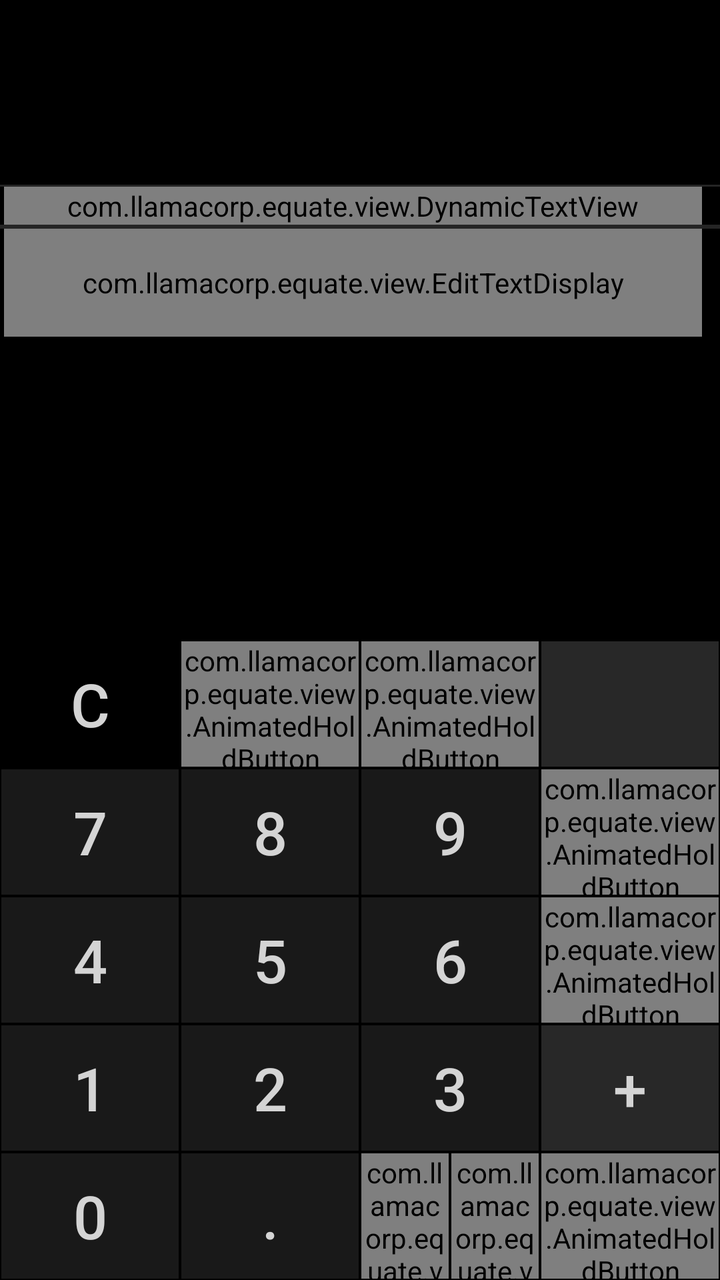
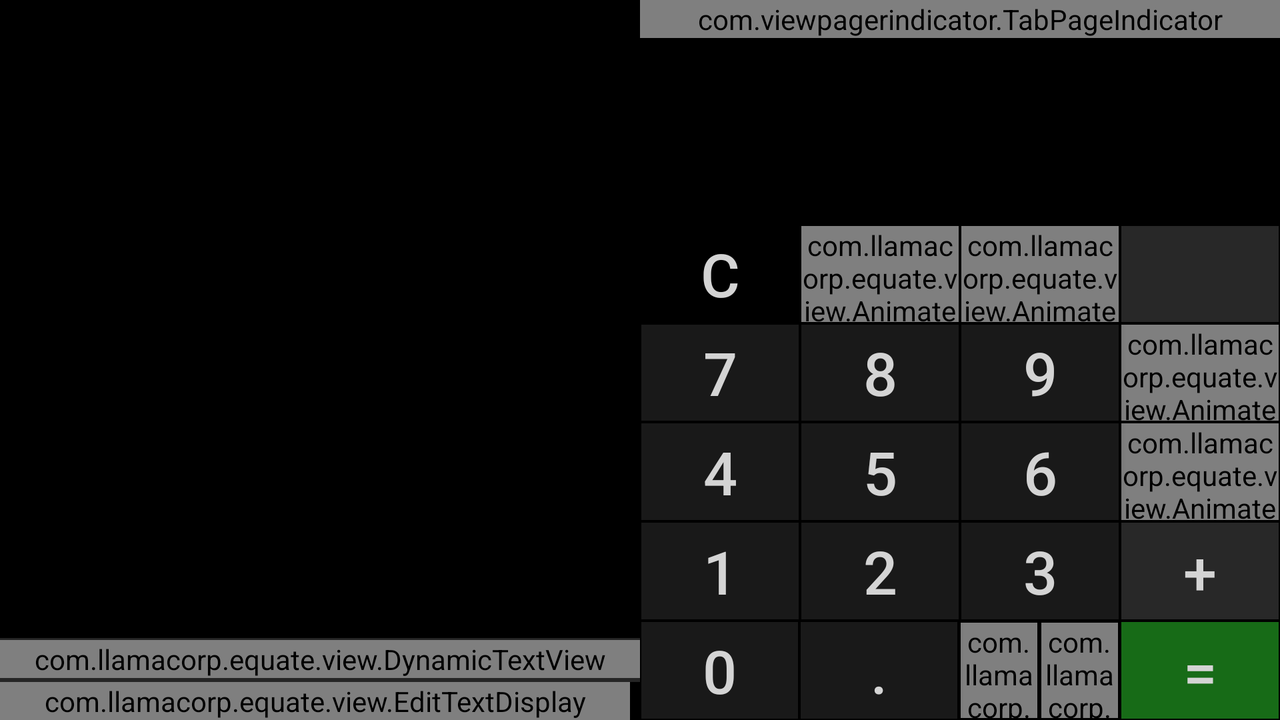

The same Android screen from two of the app's own layout files: first res/layout/ as a phone draws it, then the repository's variant for another configuration, drawn on a device whose configuration selects that folder. Both files follow.
<!-- AndroidManifest.xml: activity theme Theme.PageIndicatorDefaults -->
<!-- res/layout/activity_calc.xml -->
<LinearLayout xmlns:android="http://schemas.android.com/apk/res/android"
    android:layout_width="match_parent"
    android:layout_height="match_parent"
    android:background="@color/app_background"
    android:gravity="bottom"
    android:orientation="vertical">

    <LinearLayout
        android:layout_width="match_parent"
        android:layout_height="0dp"
        android:layout_weight="1"
        android:background="@color/app_background"
        android:gravity="bottom"
        android:orientation="vertical">

        <LinearLayout
            android:layout_width="match_parent"
            android:layout_height="0dp"
            android:layout_weight="2"
            android:background="@color/app_background"
            android:gravity="bottom"
            android:orientation="vertical">

            <FrameLayout
                android:id="@+id/resultListFragmentContainer"
                android:layout_width="match_parent"
                android:layout_height="0dp"
                android:layout_weight="2" />

            <LinearLayout
                android:id="@+id/resultPreviewContainer"
                android:layout_width="match_parent"
                android:layout_height="wrap_content"
                android:orientation="vertical">

                <View
                    android:id="@+id/prev_curr_exp_divider"
                    android:layout_width="match_parent"
                    android:layout_height="1dp"
                    android:background="@color/prev_curr_exp_divider" />

                <com.llamacorp.equate.view.DynamicTextView xmlns:customNS="http://schemas.android.com/apk/res/com.llamacorp.equate"
                    android:id="@+id/resultPreview"
                    style="@style/ResultPreview"
                    android:layout_width="match_parent"
                    android:layout_height="wrap_content"
                    android:layout_gravity="end"
                    android:layout_marginStart="@dimen/ResultPaddingLeft"
                    android:layout_marginLeft="@dimen/ResultPaddingLeft"
                    android:layout_marginEnd="@dimen/ResultPadding"
                    android:layout_marginRight="@dimen/ResultPadding"
                    android:gravity="end"
                    android:paddingLeft="@dimen/ResultPrevPadding"
                    android:paddingRight="@dimen/ResultPrevPadding"
                    android:scrollHorizontally="true"
                    customNS:minimumTextSize="15sp"></com.llamacorp.equate.view.DynamicTextView>
            </LinearLayout>

            <View
                android:id="@+id/prev_curr_exp_divider2"
                android:layout_width="match_parent"
                android:layout_height="2dp"
                android:background="@color/prev_curr_exp_divider" />

            <com.llamacorp.equate.view.EditTextDisplay xmlns:customNS="http://schemas.android.com/apk/res/com.llamacorp.equate"
                android:id="@+id/textDisplay"
                android:layout_width="match_parent"
                android:layout_height="54sp"
                android:layout_marginStart="@dimen/ResultPaddingLeft"
                android:layout_marginLeft="@dimen/ResultPaddingLeft"
                android:layout_marginEnd="@dimen/ResultPadding"
                android:layout_marginRight="@dimen/ResultPadding"
                android:background="@color/app_background"
                android:gravity="end|bottom"
                android:inputType="textNoSuggestions"
                android:textSize="40sp"
                customNS:minimumTextSize="25sp" />
        </LinearLayout>

        <LinearLayout
            android:id="@+id/unit_container"
            android:layout_width="match_parent"
            android:layout_height="0dp"
            android:layout_weight="1.8"
            android:background="@color/app_background"
            android:gravity="bottom"
            android:orientation="vertical">

            <com.viewpagerindicator.TabPageIndicator
                android:id="@+id/unit_type_titles"
                android:layout_width="fill_parent"
                android:layout_height="wrap_content"
                android:visibility="gone" />

            <androidx.viewpager.widget.ViewPager xmlns:android="http://schemas.android.com/apk/res/android"
                android:id="@+id/unit_pager"
                android:layout_width="match_parent"
                android:layout_height="fill_parent" />
        </LinearLayout>
    </LinearLayout>

    <LinearLayout
        android:layout_width="match_parent"
        android:layout_height="0dp"
        android:layout_weight="1"
        android:background="@color/app_background"
        android:orientation="vertical">

        <LinearLayout
            android:layout_width="match_parent"
            android:layout_height="0dp"
            android:layout_weight="1"
            android:background="@color/app_background">

            <Button
                android:id="@+id/clear_button"
                style="@style/CalcButton.Clear"
                android:text="@string/clear_button" />

            <com.llamacorp.equate.view.AnimatedHoldButton xmlns:customNS="http://schemas.android.com/apk/res/com.llamacorp.equate"
                android:id="@+id/percent_button"
                style="@style/CalcButton.Operator"
                customNS:primary_text="@string/percent_button"
                customNS:secondary_text="@string/ee_button"
                customNS:secondary_text_font_size_percentage="50" />

            <com.llamacorp.equate.view.AnimatedHoldButton xmlns:customNS="http://schemas.android.com/apk/res/com.llamacorp.equate"
                android:id="@+id/divide_button"
                style="@style/CalcButton.Operator"
                customNS:primary_text="@string/divide_button"
                customNS:secondary_text="@string/invert_button"
                customNS:secondary_text_font_size_percentage="50" />

            <ImageButton
                android:id="@+id/backspace_button"
                style="@style/CalcButton.Operator"
                android:adjustViewBounds="false"
                android:src="@drawable/ic_action_backspace" />
        </LinearLayout>

        <LinearLayout
            android:layout_width="match_parent"
            android:layout_height="0dp"
            android:layout_weight="1"
            android:background="@color/app_background">

            <Button
                android:id="@+id/seven_button"
                style="@style/CalcButton.Numb"
                android:text="@string/seven_button" />

            <Button
                android:id="@+id/eight_button"
                style="@style/CalcButton.Numb"
                android:text="@string/eight_button" />

            <Button
                android:id="@+id/nine_button"
                style="@style/CalcButton.Numb"
                android:text="@string/nine_button" />

            <com.llamacorp.equate.view.AnimatedHoldButton xmlns:customNS="http://schemas.android.com/apk/res/com.llamacorp.equate"
                android:id="@+id/multiply_button"
                style="@style/CalcButton.Operator"
                customNS:primary_text="@string/multiply_button"
                customNS:secondary_text="@string/power_button" />
        </LinearLayout>

        <LinearLayout
            android:layout_width="match_parent"
            android:layout_height="0dp"
            android:layout_weight="1"
            android:background="@color/app_background">

            <Button
                android:id="@+id/four_button"
                style="@style/CalcButton.Numb"
                android:text="@string/four_button" />

            <Button
                android:id="@+id/five_button"
                style="@style/CalcButton.Numb"
                android:text="@string/five_button" />

            <Button
                android:id="@+id/six_button"
                style="@style/CalcButton.Numb"
                android:text="@string/six_button" />

            <com.llamacorp.equate.view.AnimatedHoldButton xmlns:customNS="http://schemas.android.com/apk/res/com.llamacorp.equate"
                android:id="@+id/minus_button"
                style="@style/CalcButton.Operator"
                customNS:primary_text="@string/minus_button"
                customNS:secondary_text="@string/negate_button" />
        </LinearLayout>

        <LinearLayout
            android:layout_width="match_parent"
            android:layout_height="0dp"
            android:layout_weight="1"
            android:background="@color/app_background">

            <Button
                android:id="@+id/one_button"
                style="@style/CalcButton.Numb"
                android:text="@string/one_button" />

            <Button
                android:id="@+id/two_button"
                style="@style/CalcButton.Numb"
                android:text="@string/two_button" />

            <Button
                android:id="@+id/three_button"
                style="@style/CalcButton.Numb"
                android:text="@string/three_button" />

            <Button
                android:id="@+id/plus_button"
                style="@style/CalcButton.Operator"
                android:text="@string/plus_button" />
        </LinearLayout>

        <LinearLayout
            android:layout_width="match_parent"
            android:layout_height="0dp"
            android:layout_weight="1"
            android:background="@color/app_background">

            <Button
                android:id="@+id/zero_button"
                style="@style/CalcButton.Numb"
                android:text="@string/zero_button" />

            <Button
                android:id="@+id/decimal_button"
                style="@style/CalcButton.Numb"
                android:text="@string/decimal_button" />

            <LinearLayout
                android:layout_width="0dp"
                android:layout_height="match_parent"
                android:layout_margin="@dimen/CalcButtonMargin"
                android:layout_weight="1"
                android:background="@color/app_background">

                <com.llamacorp.equate.view.AnimatedHoldButton xmlns:customNS="http://schemas.android.com/apk/res/com.llamacorp.equate"
                    android:id="@+id/open_para_button"
                    style="@style/SmallOperator"
                    android:layout_marginRight="@dimen/CalcButtonMargin"
                    customNS:primary_text="@string/open_para_button"
                    customNS:secondary_text="@string/open_para_long_button"
                    customNS:secondary_text_font_size_percentage="45" />


                <com.llamacorp.equate.view.AnimatedHoldButton xmlns:customNS="http://schemas.android.com/apk/res/com.llamacorp.equate"
                    android:id="@+id/close_para_button"
                    style="@style/SmallOperator"
                    android:layout_marginLeft="@dimen/CalcButtonMargin"
                    customNS:primary_text="@string/close_para_button"
                    customNS:secondary_text="@string/close_para_long_button"
                    customNS:secondary_text_font_size_percentage="45" />

            </LinearLayout>

            <com.llamacorp.equate.view.AnimatedHoldButton xmlns:customNS="http://schemas.android.com/apk/res/com.llamacorp.equate"
                android:id="@+id/equals_button"
                style="@style/CalcButton.Equals"
                customNS:pressed_color="@color/equal_button_pressed"
                customNS:primary_text="@string/equals_button"
                customNS:secondary_text="@string/equals_secondary_text"
                customNS:secondary_text_color="@color/equals_secondary_text_color_normal" />
        </LinearLayout>
    </LinearLayout>

</LinearLayout>
<!-- resources referenced by this layout -->
<resources>
  <color name="app_background">#000000</color>
  <color name="equal_button_pressed">#ff7cc97c</color>
  <color name="equals_secondary_text_color_normal">#ff969696</color>
  <color name="prev_curr_exp_divider">#252525</color>
  <dimen name="CalcButtonMargin">0.5dp</dimen>
  <dimen name="ResultPadding">9dp</dimen>
  <dimen name="ResultPaddingLeft">2dp</dimen>
  <dimen name="ResultPrevPadding">2dp</dimen>
  <string name="clear_button">C</string>
  <string name="close_para_button">)</string>
  <string name="close_para_long_button">(…</string>
  <string name="decimal_button">.</string>
  <string name="divide_button">÷</string>
  <string name="ee_button">EE</string>
  <string name="eight_button">8</string>
  <string name="equals_button">=</string>
  <string name="equals_secondary_text">≡</string>
  <string name="five_button">5</string>
  <string name="four_button">4</string>
  <string name="invert_button">1/x</string>
  <string name="minus_button">-</string>
  <string name="multiply_button">×</string>
  <string name="negate_button">±</string>
  <string name="nine_button">9</string>
  <string name="one_button">1</string>
  <string name="open_para_button">(</string>
  <string name="open_para_long_button">…)</string>
  <string name="percent_button">%</string>
  <string name="plus_button">+</string>
  <string name="power_button">^</string>
  <string name="seven_button">7</string>
  <string name="six_button">6</string>
  <string name="three_button">3</string>
  <string name="two_button">2</string>
  <string name="zero_button">0</string>
  <style name="CalcButton.Clear">
          <item name="android:background">@drawable/clear_button</item>
          <item name="android:textColor">@drawable/button_text_color</item>
      </style>
  <style name="CalcButton.Equals">
          <item name="android:background">@drawable/eq_button</item>
          <item name="android:textColor">@drawable/eq_button_text_color</item>
      </style>
  <style name="CalcButton.Numb">
          <item name="android:background">@drawable/num_button</item>
          <item name="android:textColor">@drawable/button_text_color</item>
      </style>
  <style name="CalcButton.Operator">
          <item name="android:background">@drawable/op_button</item>
          <item name="android:textColor">@drawable/button_text_color</item>
      </style>
  <style name="AppBaseTheme.NoActionBar">
          <item name="windowActionBar">false</item>
          <item name="windowNoTitle">true</item>
      </style>
  <style name="Widget.IconPageIndicator" parent="Widget">
          <item name="android:layout_marginLeft">6dp</item>
          <item name="android:layout_marginRight">6dp</item>
      </style>
  <color name="button_text_conv_not_selected">#1BC41B</color>
  <color name="button_text_conv_normal">#282828</color>
  <color name="button_text_pressed">#232323</color>
  <color name="button_text_conv_pressed">#232323</color>
  <color name="button_text_normal">#D4D4D4</color>
  <color name="equal_button_text_normal">#D4D4D4</color>
  <color name="equal_button_text_pressed">#232323</color>
  <!-- drawable result_textview_normal (drawable) -->
  <?xml version="1.0" encoding="utf-8"?>
  <shape xmlns:android="http://schemas.android.com/apk/res/android"
      android:shape="rectangle">
  
      <solid android:color="@color/app_background" />
  
  </shape>
  <color name="preview_text_color">#B23535</color>
  <color name="prev_result_text_pressed">#000000</color>
  <style name="Widget" />
  <style name="TextAppearance.TabPageIndicator" parent="Widget">
          <item name="android:textStyle">bold</item>
          <item name="android:textColor">@color/vpi__dark_theme</item>
      </style>
  <dimen name="button_radius">0dp</dimen>
  <color name="clear_button_pressed">#B23535</color>
  <color name="op_button_pressed">#61AD61</color>
  <color name="op_button_normal">#282828</color>
  <color name="equal_button_normal">#176B17</color>
  <color name="num_button_normal">#191919</color>
  <color name="num_button_pressed">#ff80a172</color>
</resources>
<!-- res/layout-land/activity_calc.xml (the repository's variant of the layout above) -->
<!-- drawn on the phone turned sideways -->
<LinearLayout xmlns:android="http://schemas.android.com/apk/res/android"
    android:layout_width="match_parent"
    android:layout_height="match_parent"
    android:background="@color/app_background"
    android:orientation="horizontal">

    <LinearLayout
        android:layout_width="0dp"
        android:layout_height="match_parent"
        android:layout_weight="1"
        android:background="@color/app_background"
        android:gravity="bottom"
        android:orientation="vertical">

        <FrameLayout
            android:id="@+id/resultListFragmentContainer"
            android:layout_width="match_parent"
            android:layout_height="0dp"
            android:layout_weight="1" />

        <LinearLayout
            android:id="@+id/resultPreviewContainer"
            android:layout_width="match_parent"
            android:layout_height="wrap_content"
            android:orientation="vertical">

            <View
                android:id="@+id/prev_curr_exp_divider"
                android:layout_width="match_parent"
                android:layout_height="1dp"
                android:background="@color/prev_curr_exp_divider" />

            <com.llamacorp.equate.view.DynamicTextView xmlns:customNS="http://schemas.android.com/apk/res/com.llamacorp.equate"
                android:id="@+id/resultPreview"
                style="@style/ResultPreview"
                android:layout_width="match_parent"
                android:layout_height="wrap_content"
                android:layout_gravity="end"
                android:gravity="end"
                android:paddingLeft="@dimen/ResultPrevPadding"
                android:paddingRight="@dimen/ResultPrevPadding"
                android:scrollHorizontally="true"
                customNS:minimumTextSize="15sp"></com.llamacorp.equate.view.DynamicTextView>
        </LinearLayout>

        <View
            android:id="@+id/prev_curr_exp_divider2"
            android:layout_width="match_parent"
            android:layout_height="2dp"
            android:background="@color/prev_curr_exp_divider" />

        <com.llamacorp.equate.view.EditTextDisplay
            android:id="@+id/textDisplay"
            android:layout_width="match_parent"
            android:layout_height="wrap_content"
            android:layout_marginEnd="5dp"
            android:layout_marginRight="5dp"
            android:background="@color/app_background"
            android:gravity="end|bottom"
            android:inputType="textNoSuggestions"
            android:textSize="40sp" />
    </LinearLayout>

    <LinearLayout
        android:layout_width="0dp"
        android:layout_height="match_parent"
        android:layout_weight="1"
        android:background="@color/app_background"
        android:gravity="bottom"
        android:orientation="vertical">

        <LinearLayout
            android:id="@+id/unit_container"
            android:layout_width="match_parent"
            android:layout_height="0dp"
            android:layout_weight="2"
            android:background="@color/app_background"
            android:orientation="vertical">

            <com.viewpagerindicator.TabPageIndicator
                android:id="@+id/unit_type_titles"
                android:layout_width="fill_parent"
                android:layout_height="wrap_content" />

            <androidx.viewpager.widget.ViewPager xmlns:android="http://schemas.android.com/apk/res/android"
                android:id="@+id/unit_pager"
                android:layout_width="match_parent"
                android:layout_height="fill_parent" />

        </LinearLayout>

        <LinearLayout
            android:layout_width="match_parent"
            android:layout_height="0dp"
            android:layout_weight="4.4"
            android:background="@color/app_background"
            android:orientation="vertical">

            <LinearLayout
                android:layout_width="match_parent"
                android:layout_height="0dp"
                android:layout_weight="1"
                android:background="@color/app_background">

                <Button
                    android:id="@+id/clear_button"
                    style="@style/CalcButton.Clear"
                    android:text="@string/clear_button" />

                <com.llamacorp.equate.view.AnimatedHoldButton xmlns:customNS="http://schemas.android.com/apk/res/com.llamacorp.equate"
                    android:id="@+id/percent_button"
                    style="@style/CalcButton.Operator"
                    customNS:primary_text="@string/percent_button"
                    customNS:secondary_text="@string/ee_button"
                    customNS:secondary_text_font_size_percentage="50" />

                <com.llamacorp.equate.view.AnimatedHoldButton xmlns:customNS="http://schemas.android.com/apk/res/com.llamacorp.equate"
                    android:id="@+id/divide_button"
                    style="@style/CalcButton.Operator"
                    customNS:primary_text="@string/divide_button"
                    customNS:secondary_text="@string/invert_button"
                    customNS:secondary_text_font_size_percentage="50" />

                <ImageButton
                    android:id="@+id/backspace_button"
                    style="@style/CalcButton.Operator"
                    android:adjustViewBounds="false"
                    android:src="@drawable/ic_action_backspace" />
            </LinearLayout>

            <LinearLayout
                android:layout_width="match_parent"
                android:layout_height="0dp"
                android:layout_weight="1"
                android:background="@color/app_background">

                <Button
                    android:id="@+id/seven_button"
                    style="@style/CalcButton.Numb"
                    android:text="@string/seven_button" />

                <Button
                    android:id="@+id/eight_button"
                    style="@style/CalcButton.Numb"
                    android:text="@string/eight_button" />

                <Button
                    android:id="@+id/nine_button"
                    style="@style/CalcButton.Numb"
                    android:text="@string/nine_button" />

                <com.llamacorp.equate.view.AnimatedHoldButton xmlns:customNS="http://schemas.android.com/apk/res/com.llamacorp.equate"
                    android:id="@+id/multiply_button"
                    style="@style/CalcButton.Operator"
                    customNS:primary_text="@string/multiply_button"
                    customNS:secondary_text="@string/power_button" />
            </LinearLayout>

            <LinearLayout
                android:layout_width="match_parent"
                android:layout_height="0dp"
                android:layout_weight="1"
                android:background="@color/app_background">

                <Button
                    android:id="@+id/four_button"
                    style="@style/CalcButton.Numb"
                    android:text="@string/four_button" />

                <Button
                    android:id="@+id/five_button"
                    style="@style/CalcButton.Numb"
                    android:text="@string/five_button" />

                <Button
                    android:id="@+id/six_button"
                    style="@style/CalcButton.Numb"
                    android:text="@string/six_button" />

                <com.llamacorp.equate.view.AnimatedHoldButton xmlns:customNS="http://schemas.android.com/apk/res/com.llamacorp.equate"
                    android:id="@+id/minus_button"
                    style="@style/CalcButton.Operator"
                    customNS:primary_text="@string/minus_button"
                    customNS:secondary_text="@string/negate_button" />
            </LinearLayout>

            <LinearLayout
                android:layout_width="match_parent"
                android:layout_height="0dp"
                android:layout_weight="1"
                android:background="@color/app_background">

                <Button
                    android:id="@+id/one_button"
                    style="@style/CalcButton.Numb"
                    android:text="@string/one_button" />

                <Button
                    android:id="@+id/two_button"
                    style="@style/CalcButton.Numb"
                    android:text="@string/two_button" />

                <Button
                    android:id="@+id/three_button"
                    style="@style/CalcButton.Numb"
                    android:text="@string/three_button" />

                <Button
                    android:id="@+id/plus_button"
                    style="@style/CalcButton.Operator"
                    android:text="@string/plus_button" />
            </LinearLayout>

            <LinearLayout
                android:layout_width="match_parent"
                android:layout_height="0dp"
                android:layout_weight="1"
                android:background="@color/app_background">


                <Button
                    android:id="@+id/zero_button"
                    style="@style/CalcButton.Numb"
                    android:text="@string/zero_button" />

                <Button
                    android:id="@+id/decimal_button"
                    style="@style/CalcButton.Numb"
                    android:text="@string/decimal_button" />

                <LinearLayout
                    android:layout_width="0dp"
                    android:layout_height="match_parent"
                    android:layout_margin="1dp"
                    android:layout_weight="1"
                    android:background="@color/app_background">

                    <com.llamacorp.equate.view.AnimatedHoldButton xmlns:customNS="http://schemas.android.com/apk/res/com.llamacorp.equate"
                        android:id="@+id/open_para_button"
                        style="@style/SmallOperator"
                        android:layout_marginRight="1dp"
                        customNS:primary_text="@string/open_para_button"
                        customNS:secondary_text="@string/open_para_long_button"
                        customNS:secondary_text_font_size_percentage="45" />


                    <com.llamacorp.equate.view.AnimatedHoldButton xmlns:customNS="http://schemas.android.com/apk/res/com.llamacorp.equate"
                        android:id="@+id/close_para_button"
                        style="@style/SmallOperator"
                        android:layout_marginLeft="1dp"
                        customNS:primary_text="@string/close_para_button"
                        customNS:secondary_text="@string/close_para_long_button"
                        customNS:secondary_text_font_size_percentage="45" />
                </LinearLayout>

                <Button
                    android:id="@+id/equals_button"
                    style="@style/CalcButton.Equals"
                    android:text="@string/equals_button" />
            </LinearLayout>
        </LinearLayout>
    </LinearLayout>

</LinearLayout>
<!-- resources referenced by the variant -->
<!-- as the phone turned sideways resolves them -->
<resources>
  <color name="app_background">#000000</color>
  <color name="prev_curr_exp_divider">#252525</color>
  <dimen name="ResultPrevPadding">2dp</dimen>
  <string name="clear_button">C</string>
  <string name="close_para_button">)</string>
  <string name="close_para_long_button">(…</string>
  <string name="decimal_button">.</string>
  <string name="divide_button">÷</string>
  <string name="ee_button">EE</string>
  <string name="eight_button">8</string>
  <string name="equals_button">=</string>
  <string name="five_button">5</string>
  <string name="four_button">4</string>
  <string name="invert_button">1/x</string>
  <string name="minus_button">-</string>
  <string name="multiply_button">×</string>
  <string name="negate_button">±</string>
  <string name="nine_button">9</string>
  <string name="one_button">1</string>
  <string name="open_para_button">(</string>
  <string name="open_para_long_button">…)</string>
  <string name="percent_button">%</string>
  <string name="plus_button">+</string>
  <string name="power_button">^</string>
  <string name="seven_button">7</string>
  <string name="six_button">6</string>
  <string name="three_button">3</string>
  <string name="two_button">2</string>
  <string name="zero_button">0</string>
  <style name="CalcButton.Clear">
          <item name="android:background">@drawable/clear_button</item>
          <item name="android:textColor">@drawable/button_text_color</item>
      </style>
  <style name="CalcButton.Equals">
          <item name="android:background">@drawable/eq_button</item>
          <item name="android:textColor">@drawable/eq_button_text_color</item>
      </style>
  <style name="CalcButton.Numb">
          <item name="android:background">@drawable/num_button</item>
          <item name="android:textColor">@drawable/button_text_color</item>
      </style>
  <style name="CalcButton.Operator">
          <item name="android:background">@drawable/op_button</item>
          <item name="android:textColor">@drawable/button_text_color</item>
      </style>
  <style name="AppBaseTheme.NoActionBar">
          <item name="windowActionBar">false</item>
          <item name="windowNoTitle">true</item>
      </style>
  <style name="Widget.IconPageIndicator" parent="Widget">
          <item name="android:layout_marginLeft">6dp</item>
          <item name="android:layout_marginRight">6dp</item>
      </style>
  <color name="button_text_conv_not_selected">#1BC41B</color>
  <color name="button_text_conv_normal">#282828</color>
  <color name="button_text_pressed">#232323</color>
  <color name="button_text_conv_pressed">#232323</color>
  <color name="button_text_normal">#D4D4D4</color>
  <color name="equal_button_text_normal">#D4D4D4</color>
  <color name="equal_button_text_pressed">#232323</color>
  <!-- drawable result_textview_normal (drawable) -->
  <?xml version="1.0" encoding="utf-8"?>
  <shape xmlns:android="http://schemas.android.com/apk/res/android"
      android:shape="rectangle">
  
      <solid android:color="@color/app_background" />
  
  </shape>
  <!-- drawable result_textview_pressed (drawable) -->
  <?xml version="1.0" encoding="utf-8"?>
  <shape xmlns:android="http://schemas.android.com/apk/res/android"
      android:shape="rectangle">
  
      <solid android:color="@color/num_button_pressed" />
  
  </shape>
  <color name="preview_text_color">#B23535</color>
  <color name="prev_result_text_pressed">#000000</color>
  <style name="Widget" />
  <style name="TextAppearance.TabPageIndicator" parent="Widget">
          <item name="android:textStyle">bold</item>
          <item name="android:textColor">@color/vpi__dark_theme</item>
      </style>
  <dimen name="button_radius">0dp</dimen>
  <color name="clear_button_pressed">#B23535</color>
  <color name="op_button_pressed">#61AD61</color>
  <color name="equal_button_pressed">#ff7cc97c</color>
  <color name="op_button_normal">#282828</color>
  <color name="equal_button_normal">#176B17</color>
  <color name="num_button_normal">#191919</color>
  <color name="num_button_pressed">#ff80a172</color>
</resources>
